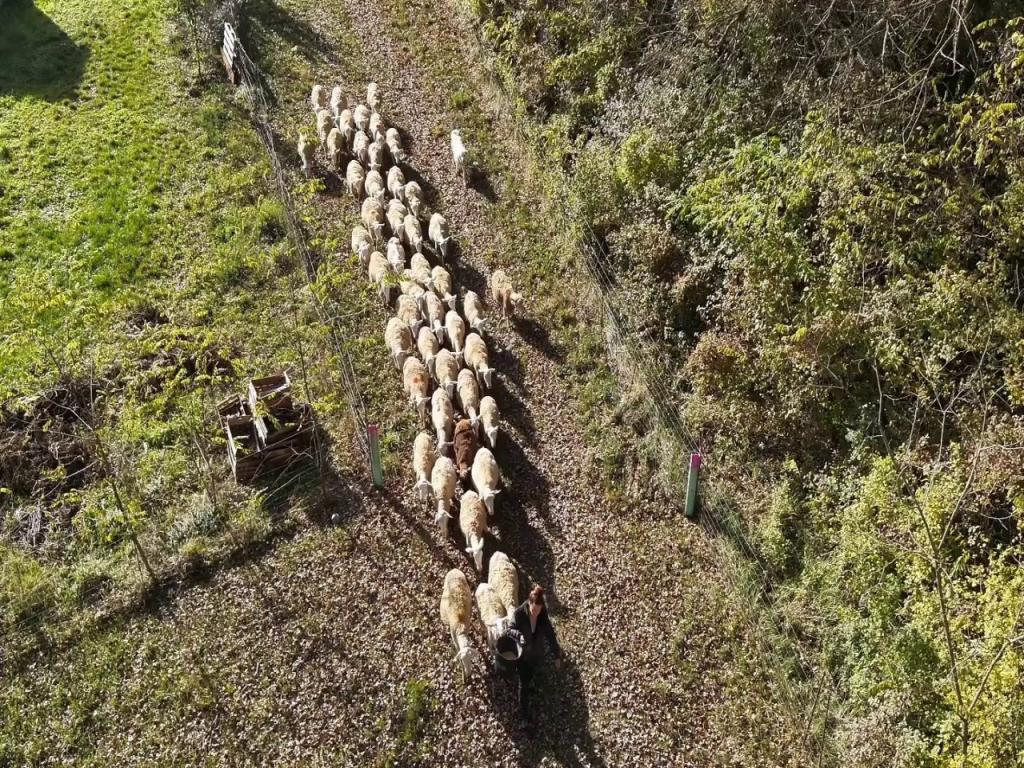
#> input picture data/samples/gallery/gallery_01.jpg, 1024 x 768 px
$ python -i grassland.py   (imports and definitions only)
#> lines starting #> are read from the running program, lines starting #| are printed output that depends on the picture; after the words box and inside, x2 and y2 are one past the last pixel; in counts of white or black regions, pixels touching at a corner belong together
#> further down, picture is the input picture: shape (768, 1024, 3); mean B, G, R 73.6, 105.7, 114.3
"""草地覆盖度与载畜量：ExG+HSV 植被分割 + GLI 绿度 + NY/T 635 载畜量。

`exg()` / `exg_standardised()` / `exg_standardised_hue()` 移植自 OpenWeedLocator
（geezacoleman/OpenWeedLocator，MIT License，utils/algorithms.py），算法参数保持一致，
仅去掉与本项目无关的显示/检测逻辑。GLI 与载畜量公式为本项目实现。
"""
from __future__ import annotations

import math

import cv2
import numpy as np

from app.config import settings


# ---------------------------------------------------------------------------
# 植被分割（OpenWeedLocator 移植，MIT）
# ---------------------------------------------------------------------------

# [27 lines left out: functions exg, exg_standardised, not called in this run]


def exg_standardised_hue(
    image: np.ndarray,
    hue_min: int = 30,
    hue_max: int = 90,
    brightness_min: int = 10,
    brightness_max: int = 220,
    saturation_min: int = 30,
    saturation_max: int = 255,
    invert_hue: bool = False,
) -> np.ndarray:
    """ExG + HSV 双阈值植被分割。

    返回掩膜：0 = 非植被，>0 = 植被（值为标准化 ExG）。绿色像素需同时满足
    HSV（hue/saturation/brightness）区间与 ExG 门限。
    """
#> called with hue_min = 30, hue_max = 90, brightness_min = 10, brightness_max = 220, saturation_min = 30, saturation_max = 255, invert_hue = False
    blue, green, red = cv2.split(image)
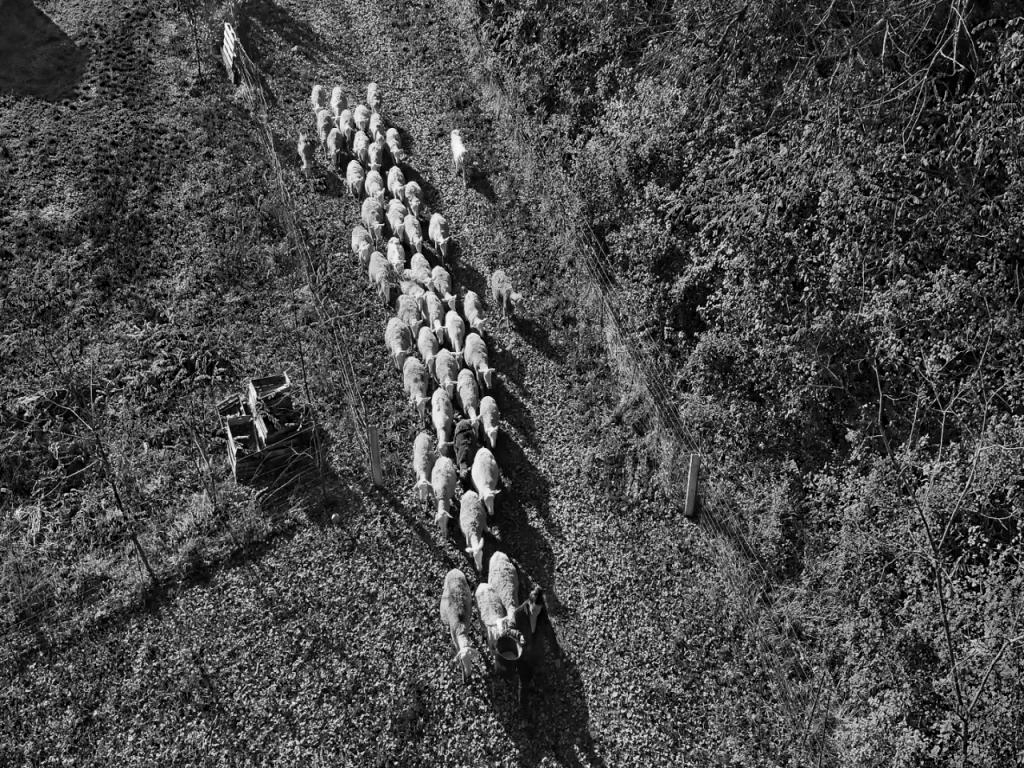
#> blue: shape (768, 1024); min 0, max 255, mean 73.6
    blue = blue.astype(np.float32)
    green = green.astype(np.float32)
    red = red.astype(np.float32)

    channel_sum = red + green + blue
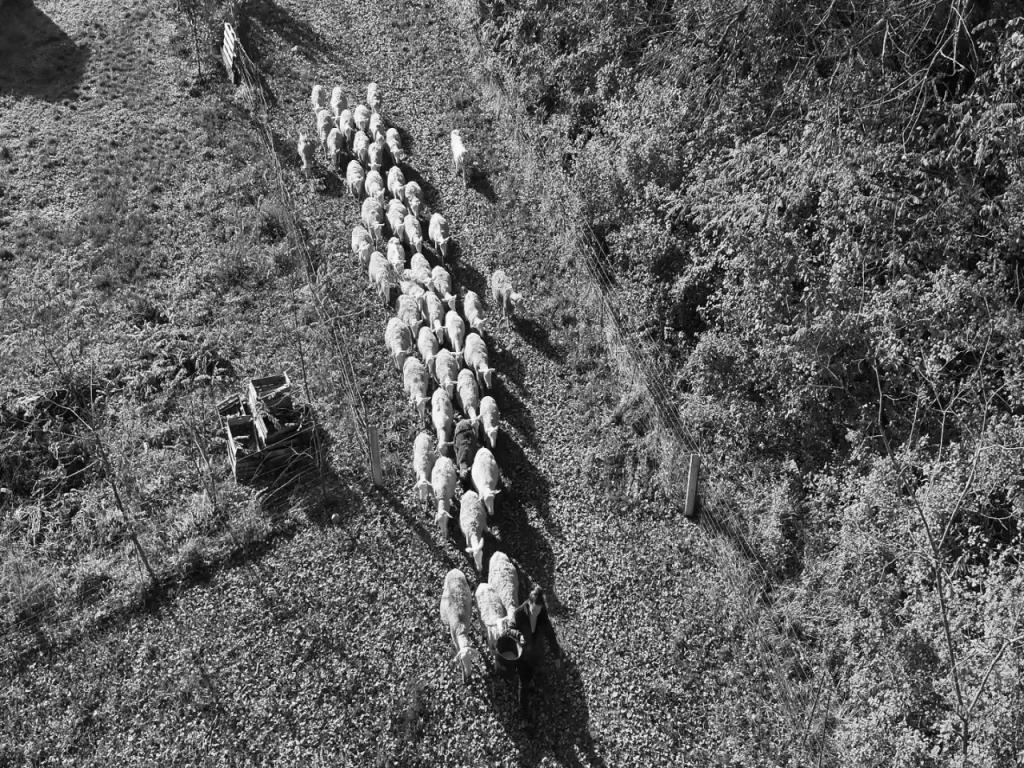
#> channel_sum: shape (768, 1024) float32; min 1, max 763, mean 293.6; drawn with min black and max white
    np.maximum(channel_sum, 1.0, out=channel_sum)

    out = 2 * green - red - blue
    out /= channel_sum
    out *= 255.0
    np.clip(out, 0, 255, out=out)
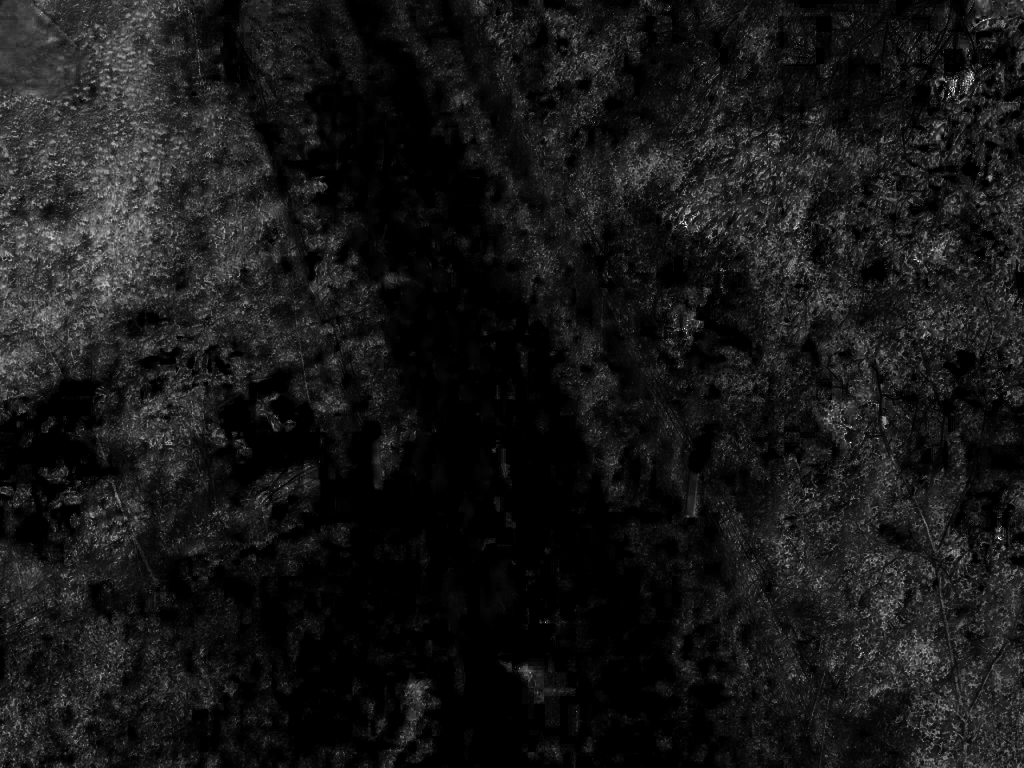
#> out: shape (768, 1024) float32; min 0, max 255, mean 24
    image_out = out.astype(np.uint8)

    hsv_image = cv2.cvtColor(image, cv2.COLOR_BGR2HSV)
#> hsv_image: shape (768, 1024, 3); mean H, S, V 22.8, 103.7, 115
    if not invert_hue:
        lower = np.array([hue_min, saturation_min, brightness_min], dtype=np.uint8)
        upper = np.array([hue_max, saturation_max, brightness_max], dtype=np.uint8)
        hsv_thresh = cv2.inRange(hsv_image, lower, upper)
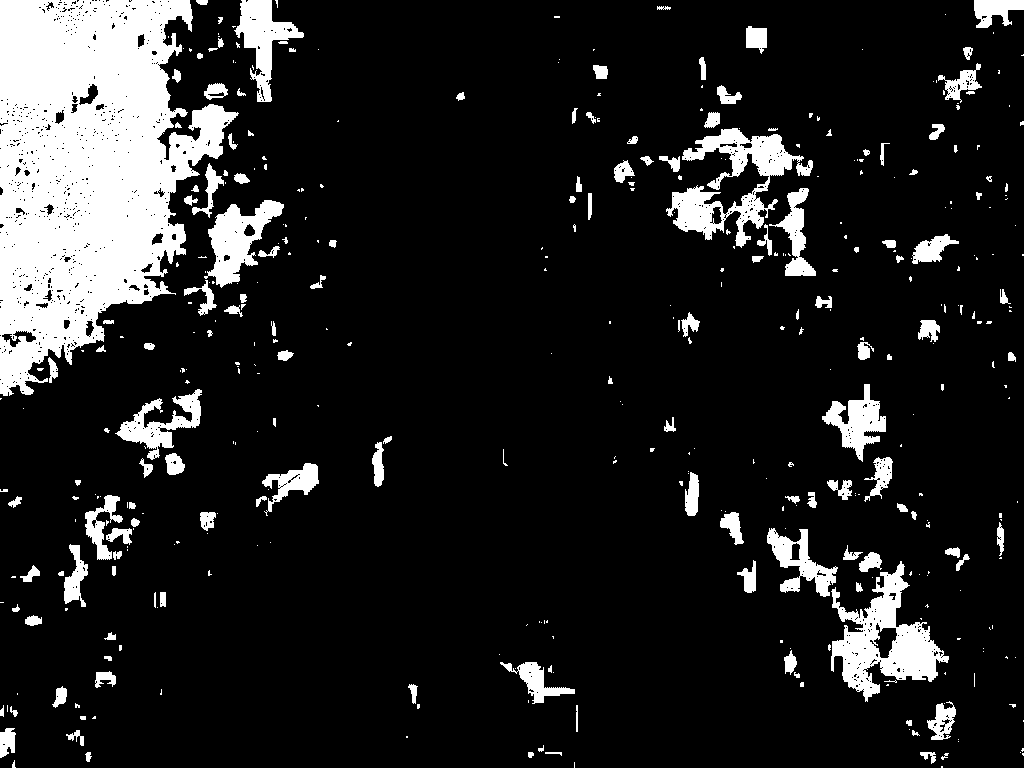
#> hsv_thresh: shape (768, 1024); 13.5% white; 413 white regions (259 under 20 px), largest, box (x1, y1, x2, y2) and area: (0, 0, 239, 396) 58265, (831, 561, 949, 702) 6582, (666, 128, 813, 248) 5906
    else:
        lower1 = np.array([0, saturation_min, brightness_min], dtype=np.uint8)
        upper1 = np.array([hue_min, saturation_max, brightness_max], dtype=np.uint8)
        lower2 = np.array([hue_max, saturation_min, brightness_min], dtype=np.uint8)
        upper2 = np.array([180, saturation_max, brightness_max], dtype=np.uint8)
        mask1 = cv2.inRange(hsv_image, lower1, upper1)
        mask2 = cv2.inRange(hsv_image, lower2, upper2)
        hsv_thresh = cv2.bitwise_or(mask1, mask2)

    return hsv_thresh & image_out
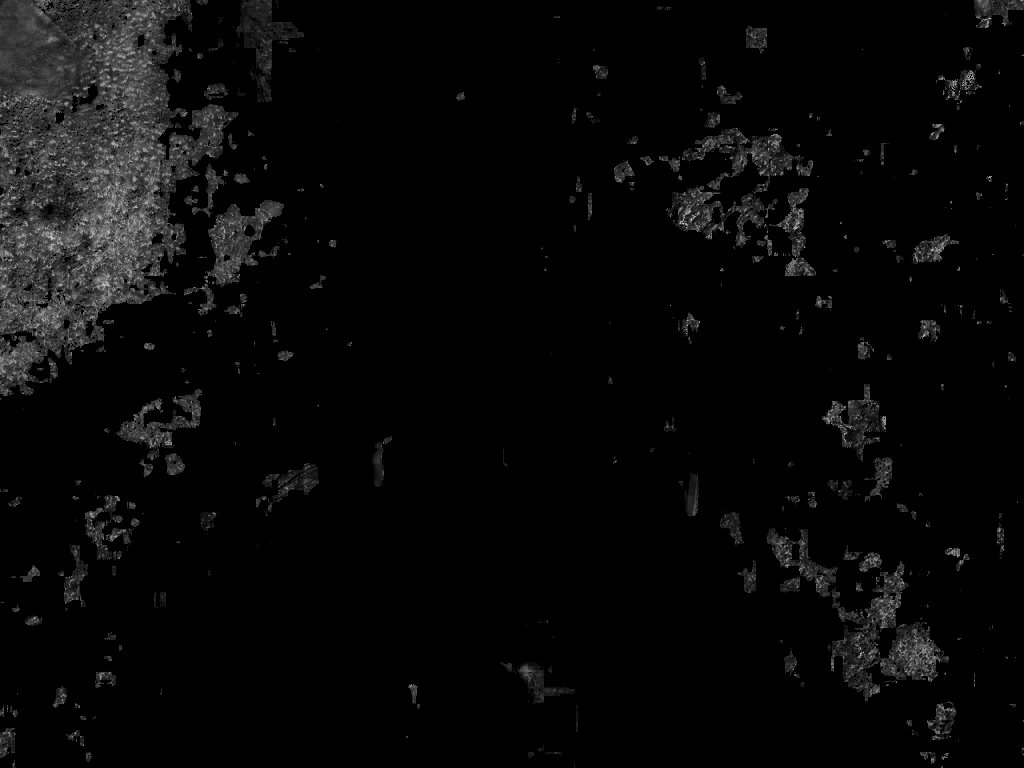
#> returned value: shape (768, 1024); min 0, max 228, mean 8.2


# [79 lines left out: functions gli, coverage, carrying_capacity, _rotation_plan, not called in this run]


# ---------------------------------------------------------------------------
# 覆盖度 ↔ 载畜量联动（本项目实现，确定性折算规则）
# ---------------------------------------------------------------------------

DEFAULT_MAX_YIELD = 800.0  # 参照覆盖度下的亩均可食产量（kg/亩）
REFERENCE_COVERAGE = 0.60  # 正常阈值（与告警阈值一致）作为满产参照覆盖度


# [36 lines left out: functions coverage_linked_yield, alert_level_from_coverage, not called in this run]


# 等级严重度（跨草场只做「状态汇总」，绝不做覆盖度平均——各草场是独立管理单元）
LEVEL_SEVERITY: dict[str, int] = {"normal": 0, "warning": 1, "danger": 2}


# [67 lines left out: functions worst_level, pasture_aggregate, plot_coverage_map, not called in this run]


# 建议载畜量 = 理论载畜量 × 告警调整系数（确定性：正常不折减、预警折减、危险禁牧）
ALERT_CAPACITY_FACTOR: dict[str, float] = {"normal": 1.0, "warning": 0.6, "danger": 0.0}


# [95 lines left out: functions pasture_recommendation, comfort_score, grass_health_score, not called in this run]

>>> import cv2
>>> picture = cv2.imread('../../data/samples/gallery/gallery_01.jpg')
>>> result = exg_standardised_hue(picture)
